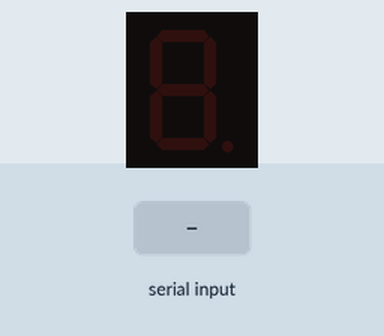
The sketch below on a simulated Arduino Uno, built with avr-gcc and run on an emulated ATmega328P. Parts: 1-digit seven-segment display. Wiring (inferred from the names in the program): 1-digit 7-segment display, segments lit when HIGH: segments pin 6, pin 5, pin 2, pin 3, pin 4, pin 7, pin 8, pin 9. The inputs (shaded band) are chosen by the test bench. The segment pins are drawn as the display they are named for.

Above: at 1.2 s.
1.3 s: "1" received over Serial
At 1.9 s:
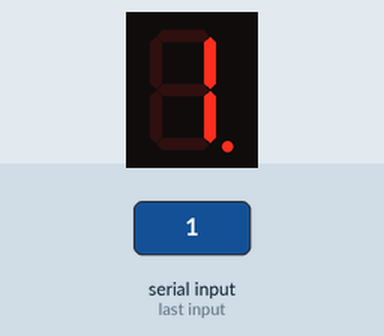
2.8 s: "2" received over Serial
At 4.0 s:
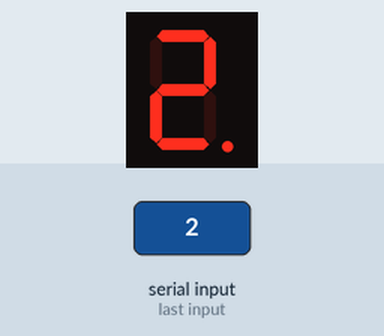
4.3 s: "3" received over Serial
At 5.4 s:
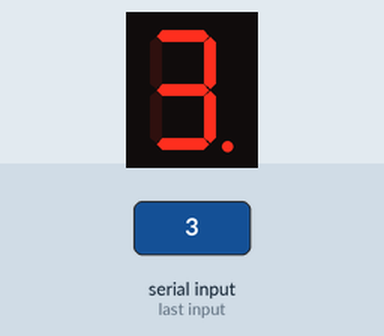
5.8 s: "4" received over Serial
At 6.5 s:
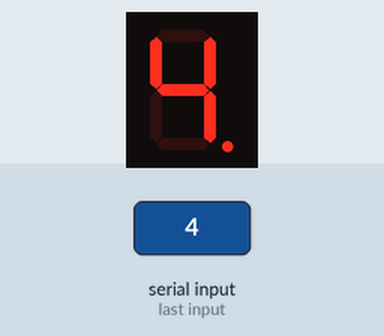
7.3 s: "5" received over Serial
At 7.7 s:
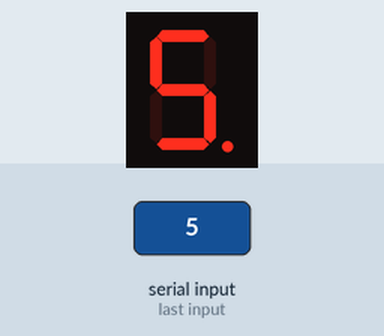
8.8 s: "6" received over Serial
At 10.0 s:
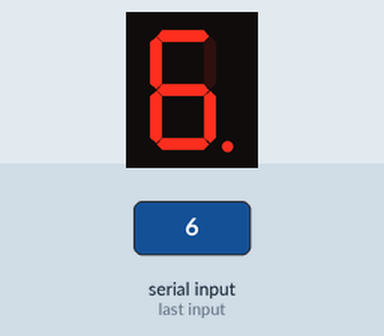
Timing chart, 0 to 11.3 s (numbered marks = the images above; inputs shaded):
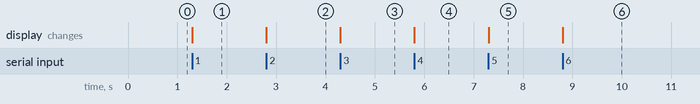

The sketch:

Gowher_taslama.ino
```cpp
int a = 6;
int b = 5;
int c = 2;
int d = 3;
int e = 4;
int f = 7;
int g = 8;
int dp = 9;

void setup() {
  Serial.begin(9600);
  pinMode(a, OUTPUT);
  pinMode(b, OUTPUT);
  pinMode(c, OUTPUT);
  pinMode(d, OUTPUT);
  pinMode(e, OUTPUT);
  pinMode(f, OUTPUT);
  pinMode(g, OUTPUT);
  pinMode(dp, OUTPUT);
}

void loop() {
  if (Serial.available() > 0) {
    int inByte = Serial.read();
    switch (inByte) {
      case '1':
        digitalWrite(b, HIGH);
        digitalWrite(c, HIGH);
        digitalWrite(a, LOW);
        digitalWrite(d, LOW);
        digitalWrite(e, LOW);
        digitalWrite(f, LOW);
        digitalWrite(g, LOW);
        digitalWrite(dp, HIGH);
        break;
      case '2':
        digitalWrite(b, HIGH);
        digitalWrite(c, LOW);
        digitalWrite(a, HIGH);
        digitalWrite(d, HIGH);
        digitalWrite(e, HIGH);
        digitalWrite(f, LOW);
        digitalWrite(g, HIGH);
        digitalWrite(dp, HIGH);
        break;
      case '3':
        digitalWrite(b, HIGH);
        digitalWrite(c, HIGH);
        digitalWrite(a, HIGH);
        digitalWrite(d, HIGH);
        digitalWrite(e, LOW);
        digitalWrite(f, LOW);
        digitalWrite(g, HIGH);
        digitalWrite(dp, HIGH);
        break;
      case '4':
        digitalWrite(b, HIGH);
        digitalWrite(c, HIGH);
        digitalWrite(a, LOW);
        digitalWrite(d, LOW);
        digitalWrite(e, LOW);
        digitalWrite(f, HIGH);
        digitalWrite(g, HIGH);
        digitalWrite(dp, HIGH);
        break;
      case '5':
        digitalWrite(b, LOW);
        digitalWrite(c, HIGH);
        digitalWrite(a, HIGH);
        digitalWrite(d, HIGH);
        digitalWrite(e, LOW);
        digitalWrite(f, HIGH);
        digitalWrite(g, HIGH);
        digitalWrite(dp, HIGH);
        break;
      case '6':
        digitalWrite(b, LOW);
        digitalWrite(c, HIGH);
        digitalWrite(a, HIGH);
        digitalWrite(d, HIGH);
        digitalWrite(e, HIGH);
        digitalWrite(f, HIGH);
        digitalWrite(g, HIGH);
        digitalWrite(dp, HIGH);
        break;
      case '7':
        digitalWrite(b, HIGH);
        digitalWrite(c, HIGH);
        digitalWrite(a, HIGH);
        digitalWrite(d, LOW);
        digitalWrite(e, LOW);
        digitalWrite(f, LOW);
        digitalWrite(g, LOW);
        digitalWrite(dp, HIGH);
        break;
      case '8':
        digitalWrite(b, HIGH);
        digitalWrite(c, HIGH);
        digitalWrite(a, HIGH);
        digitalWrite(d, HIGH);
        digitalWrite(e, HIGH);
        digitalWrite(f, HIGH);
        digitalWrite(g, HIGH);
        digitalWrite(dp, HIGH);
        break;
      case '9':
        digitalWrite(b, HIGH);
        digitalWrite(c, HIGH);
        digitalWrite(a, HIGH);
        digitalWrite(d, HIGH);
        digitalWrite(e, LOW);
        digitalWrite(f, HIGH);
        digitalWrite(g, HIGH);
        digitalWrite(dp, HIGH);
        break;
      case '0':
        digitalWrite(b, HIGH);
        digitalWrite(c, HIGH);
        digitalWrite(a, HIGH);
        digitalWrite(d, HIGH);
        digitalWrite(e, HIGH);
        digitalWrite(f, HIGH);
        digitalWrite(g, LOW);
        digitalWrite(dp, HIGH);
        break;
    }
  }
}
```

Measured:
- after the input at 1.3 s, the display: changes at once (image 1)
- after the input at 2.8 s, the display: changes at once (image 2)
- after the input at 4.3 s, the display: changes at once (image 3)
- after the input at 5.8 s, the display: changes at once (image 4)
- after the input at 7.3 s, the display: changes at once (image 5)
- after the input at 8.8 s, the display: changes at once (image 6)
